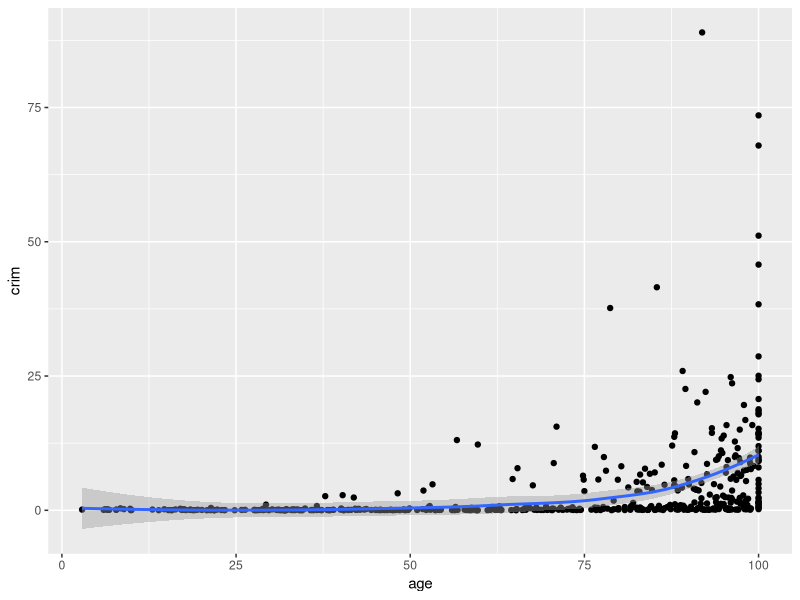

Source code (R):
## ---- chunk 1

# load libraries and data
library(MASS)
library(ggplot2) # this package needs to be installed in console
data("Boston")

# inspect dataframe
knitr::kable(
  Boston[1:5, ]
)

# fit linear model 
model1 <- lm(crim ~ indus, Boston)
print(model1)

# plot w ggplot2
#| column: margin
ggplot(Boston, aes(x = age, y = crim)) +
  geom_point() + 
  geom_smooth()
